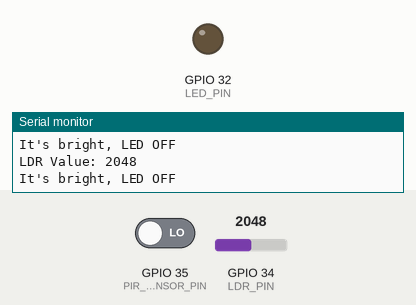
Bench run of a sketch on a simulated ESP32. On the bench: output pins drawn as LEDs (lit = HIGH), the last lines printed to the serial monitor. The inputs (shaded band) are chosen by the test bench; at power-on: GPIO 34 (LDR_PIN) = 2048, GPIO 35 (PIR_SENSOR_PIN) LOW.

Above: at 1.2 s.
1.3 s: GPIO 34 (LDR_PIN) set to 1262
2.8 s: GPIO 34 (LDR_PIN) set to 1168
At 3.8 s:
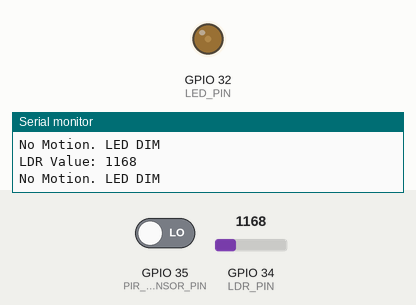
4.3 s: GPIO 35 (PIR_SENSOR_PIN) driven HIGH
At 5.2 s:
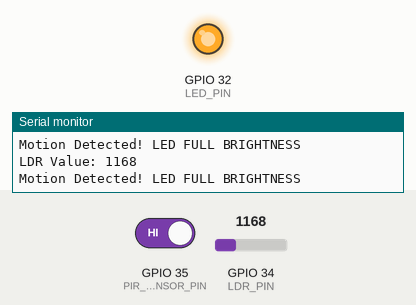
5.8 s: GPIO 35 (PIR_SENSOR_PIN) driven LOW
At 6.6 s:
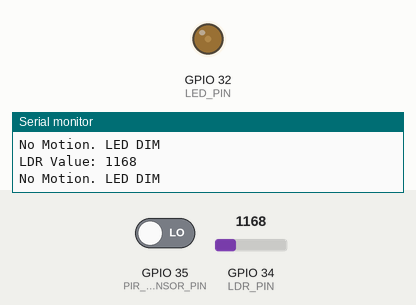
Timing chart, 0 to 8.3 s (numbered marks = the images above; inputs shaded):
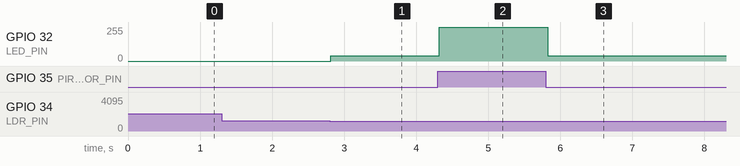

The sketch:

smart_lightpost.ino
```cpp
#define PIR_SENSOR_PIN 35  // GPIO for PIR sensor (SR505)
#define LED_PIN 32         // GPIO for LED
#define LDR_PIN 34         // GPIO for LDR module (analog input pin)

int ldrThreshold = 1200;  // Define a threshold for the LDR to detect low light (adjust as needed)

int ledBrightness = 0;  // Variable to store LED brightness (0 to 255)

void setup() {
  pinMode(PIR_SENSOR_PIN, INPUT);  // Set PIR sensor pin as input
  pinMode(LED_PIN, OUTPUT);        // Set LED pin as output
  Serial.begin(115200);            // Initialize serial communication
  Serial.println("PIR Sensor with LDR and LED Test");
}

void loop() {
  int motionDetected = digitalRead(PIR_SENSOR_PIN);  // Read PIR sensor state
  int ldrValue = analogRead(LDR_PIN);  // Read LDR value (light intensity)

  // Print the LDR value for debugging
  Serial.print("LDR Value: ");
  Serial.println(ldrValue);

  // Check if it's dark (LDR value is below the threshold) and if motion is detected
  if (ldrValue < ldrThreshold) {  // If it's dark (low light level)
    if (motionDetected == HIGH) {  // Motion detected
      Serial.println("Motion Detected! LED FULL BRIGHTNESS");
      ledBrightness = 255;  // Full brightness when motion is detected
    } else {  // No motion
      Serial.println("No Motion. LED DIM");
      ledBrightness = 40;  // Dim the LED when no motion is detected
    }
  } else {  // It's bright (no need for motion detection or LED)
    Serial.println("It's bright, LED OFF");
    ledBrightness = 0;  // Turn off LED in bright light
  }

  // Apply the PWM brightness to the LED using analogWrite
  analogWrite(LED_PIN, ledBrightness);

  delay(100);  // Small delay to stabilize readings
}
```

Measured:
- after the input at 2.8 s, GPIO 32 (LED_PIN): 0/255 → 40/255 at once
- after the input at 4.3 s, GPIO 32 (LED_PIN): 40/255 → 255/255 at once
- after the input at 5.8 s, GPIO 32 (LED_PIN): 255/255 → 40/255 at once
